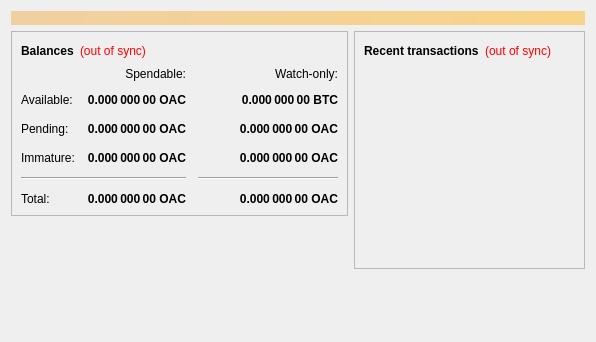
<?xml version="1.0" encoding="UTF-8"?>
<ui version="4.0">
 <class>OverviewPage</class>
 <widget class="QWidget" name="OverviewPage">
  <property name="geometry">
   <rect>
    <x>0</x>
    <y>0</y>
    <width>596</width>
    <height>342</height>
   </rect>
  </property>
  <property name="windowTitle">
   <string>Form</string>
  </property>
  <layout class="QVBoxLayout" name="topLayout">
   <item>
    <widget class="QLabel" name="labelAlerts">
     <property name="visible">
      <bool>false</bool>
     </property>
     <property name="styleSheet">
      <string notr="true">background-color: qlineargradient(x1: 0, y1: 0, x2: 1, y2: 0, stop:0 #F0D0A0, stop:1 #F8D488); color:#000000;</string>
     </property>
     <property name="wordWrap">
      <bool>true</bool>
     </property>
     <property name="margin">
      <number>3</number>
     </property>
    </widget>
   </item>
   <item>
    <layout class="QHBoxLayout" name="horizontalLayout" stretch="1,1">
     <item>
      <layout class="QVBoxLayout" name="verticalLayout_2">
       <item>
        <widget class="QFrame" name="frame">
         <property name="frameShape">
          <enum>QFrame::StyledPanel</enum>
         </property>
         <property name="frameShadow">
          <enum>QFrame::Raised</enum>
         </property>
         <layout class="QVBoxLayout" name="verticalLayout_4">
          <item>
           <layout class="QHBoxLayout" name="horizontalLayout_4">
            <item>
             <widget class="QLabel" name="label_5">
              <property name="font">
               <font>
                <weight>75</weight>
                <bold>true</bold>
               </font>
              </property>
              <property name="text">
               <string>Balances</string>
              </property>
             </widget>
            </item>
            <item>
             <widget class="QLabel" name="labelWalletStatus">
              <property name="cursor">
               <cursorShape>WhatsThisCursor</cursorShape>
              </property>
              <property name="toolTip">
               <string>The displayed information may be out of date. Your wallet automatically synchronizes with the Outastracoin network after a connection is established, but this process has not completed yet.</string>
              </property>
              <property name="styleSheet">
               <string notr="true">QLabel { color: red; }</string>
              </property>
              <property name="text">
               <string notr="true">(out of sync)</string>
              </property>
              <property name="alignment">
               <set>Qt::AlignLeading|Qt::AlignLeft|Qt::AlignVCenter</set>
              </property>
             </widget>
            </item>
            <item>
             <spacer name="horizontalSpacer_3">
              <property name="orientation">
               <enum>Qt::Horizontal</enum>
              </property>
              <property name="sizeHint" stdset="0">
               <size>
                <width>40</width>
                <height>20</height>
               </size>
              </property>
             </spacer>
            </item>
           </layout>
          </item>
          <item>
           <layout class="QGridLayout" name="gridLayout">
            <property name="spacing">
             <number>12</number>
            </property>
            <item row="2" column="2">
             <widget class="QLabel" name="labelWatchPending">
              <property name="font">
               <font>
                <weight>75</weight>
                <bold>true</bold>
               </font>
              </property>
              <property name="cursor">
               <cursorShape>IBeamCursor</cursorShape>
              </property>
              <property name="toolTip">
               <string>Unconfirmed transactions to watch-only addresses</string>
              </property>
              <property name="text">
               <string notr="true">0.000 000 00 OAC</string>
              </property>
              <property name="alignment">
               <set>Qt::AlignRight|Qt::AlignTrailing|Qt::AlignVCenter</set>
              </property>
              <property name="textInteractionFlags">
               <set>Qt::LinksAccessibleByMouse|Qt::TextSelectableByKeyboard|Qt::TextSelectableByMouse</set>
              </property>
             </widget>
            </item>
            <item row="2" column="1">
             <widget class="QLabel" name="labelUnconfirmed">
              <property name="font">
               <font>
                <weight>75</weight>
                <bold>true</bold>
               </font>
              </property>
              <property name="cursor">
               <cursorShape>IBeamCursor</cursorShape>
              </property>
              <property name="toolTip">
               <string>Total of transactions that have yet to be confirmed, and do not yet count toward the spendable balance</string>
              </property>
              <property name="text">
               <string notr="true">0.000 000 00 OAC</string>
              </property>
              <property name="alignment">
               <set>Qt::AlignRight|Qt::AlignTrailing|Qt::AlignVCenter</set>
              </property>
              <property name="textInteractionFlags">
               <set>Qt::LinksAccessibleByMouse|Qt::TextSelectableByKeyboard|Qt::TextSelectableByMouse</set>
              </property>
             </widget>
            </item>
            <item row="3" column="2">
             <widget class="QLabel" name="labelWatchImmature">
              <property name="font">
               <font>
                <weight>75</weight>
                <bold>true</bold>
               </font>
              </property>
              <property name="cursor">
               <cursorShape>IBeamCursor</cursorShape>
              </property>
              <property name="toolTip">
               <string>Mined balance in watch-only addresses that has not yet matured</string>
              </property>
              <property name="text">
               <string notr="true">0.000 000 00 OAC</string>
              </property>
              <property name="alignment">
               <set>Qt::AlignRight|Qt::AlignTrailing|Qt::AlignVCenter</set>
              </property>
              <property name="textInteractionFlags">
               <set>Qt::LinksAccessibleByMouse|Qt::TextSelectableByKeyboard|Qt::TextSelectableByMouse</set>
              </property>
             </widget>
            </item>
            <item row="4" column="0" colspan="2">
             <widget class="Line" name="line">
              <property name="orientation">
               <enum>Qt::Horizontal</enum>
              </property>
             </widget>
            </item>
            <item row="4" column="2">
             <widget class="Line" name="lineWatchBalance">
              <property name="sizePolicy">
               <sizepolicy hsizetype="Preferred" vsizetype="Fixed">
                <horstretch>0</horstretch>
                <verstretch>0</verstretch>
               </sizepolicy>
              </property>
              <property name="minimumSize">
               <size>
                <width>140</width>
                <height>0</height>
               </size>
              </property>
              <property name="orientation">
               <enum>Qt::Horizontal</enum>
              </property>
             </widget>
            </item>
            <item row="5" column="0">
             <widget class="QLabel" name="labelTotalText">
              <property name="text">
               <string>Total:</string>
              </property>
             </widget>
            </item>
            <item row="3" column="1">
             <widget class="QLabel" name="labelImmature">
              <property name="font">
               <font>
                <weight>75</weight>
                <bold>true</bold>
               </font>
              </property>
              <property name="cursor">
               <cursorShape>IBeamCursor</cursorShape>
              </property>
              <property name="toolTip">
               <string>Mined balance that has not yet matured</string>
              </property>
              <property name="text">
               <string notr="true">0.000 000 00 OAC</string>
              </property>
              <property name="alignment">
               <set>Qt::AlignRight|Qt::AlignTrailing|Qt::AlignVCenter</set>
              </property>
              <property name="textInteractionFlags">
               <set>Qt::LinksAccessibleByMouse|Qt::TextSelectableByKeyboard|Qt::TextSelectableByMouse</set>
              </property>
             </widget>
            </item>
            <item row="2" column="3">
             <spacer name="horizontalSpacer_2">
              <property name="orientation">
               <enum>Qt::Horizontal</enum>
              </property>
              <property name="sizeHint" stdset="0">
               <size>
                <width>40</width>
                <height>20</height>
               </size>
              </property>
             </spacer>
            </item>
            <item row="3" column="0">
             <widget class="QLabel" name="labelImmatureText">
              <property name="text">
               <string>Immature:</string>
              </property>
             </widget>
            </item>
            <item row="5" column="1">
             <widget class="QLabel" name="labelTotal">
              <property name="font">
               <font>
                <weight>75</weight>
                <bold>true</bold>
               </font>
              </property>
              <property name="cursor">
               <cursorShape>IBeamCursor</cursorShape>
              </property>
              <property name="toolTip">
               <string>Your current total balance</string>
              </property>
              <property name="text">
               <string notr="true">0.000 000 00 OAC</string>
              </property>
              <property name="alignment">
               <set>Qt::AlignRight|Qt::AlignTrailing|Qt::AlignVCenter</set>
              </property>
              <property name="textInteractionFlags">
               <set>Qt::LinksAccessibleByMouse|Qt::TextSelectableByKeyboard|Qt::TextSelectableByMouse</set>
              </property>
             </widget>
            </item>
            <item row="5" column="2">
             <widget class="QLabel" name="labelWatchTotal">
              <property name="font">
               <font>
                <weight>75</weight>
                <bold>true</bold>
               </font>
              </property>
              <property name="cursor">
               <cursorShape>IBeamCursor</cursorShape>
              </property>
              <property name="toolTip">
               <string>Current total balance in watch-only addresses</string>
              </property>
              <property name="text">
               <string notr="true">0.000 000 00 OAC</string>
              </property>
              <property name="alignment">
               <set>Qt::AlignRight|Qt::AlignTrailing|Qt::AlignVCenter</set>
              </property>
              <property name="textInteractionFlags">
               <set>Qt::LinksAccessibleByMouse|Qt::TextSelectableByKeyboard|Qt::TextSelectableByMouse</set>
              </property>
             </widget>
            </item>
            <item row="0" column="2">
             <widget class="QLabel" name="labelWatchonly">
              <property name="text">
               <string>Watch-only:</string>
              </property>
              <property name="alignment">
               <set>Qt::AlignRight|Qt::AlignTrailing|Qt::AlignVCenter</set>
              </property>
             </widget>
            </item>
            <item row="1" column="0">
             <widget class="QLabel" name="labelBalanceText">
              <property name="text">
               <string>Available:</string>
              </property>
             </widget>
            </item>
            <item row="1" column="1">
             <widget class="QLabel" name="labelBalance">
              <property name="font">
               <font>
                <weight>75</weight>
                <bold>true</bold>
               </font>
              </property>
              <property name="cursor">
               <cursorShape>IBeamCursor</cursorShape>
              </property>
              <property name="toolTip">
               <string>Your current spendable balance</string>
              </property>
              <property name="text">
               <string notr="true">0.000 000 00 OAC</string>
              </property>
              <property name="alignment">
               <set>Qt::AlignRight|Qt::AlignTrailing|Qt::AlignVCenter</set>
              </property>
              <property name="textInteractionFlags">
               <set>Qt::LinksAccessibleByMouse|Qt::TextSelectableByKeyboard|Qt::TextSelectableByMouse</set>
              </property>
             </widget>
            </item>
            <item row="1" column="2">
             <widget class="QLabel" name="labelWatchAvailable">
              <property name="font">
               <font>
                <weight>75</weight>
                <bold>true</bold>
               </font>
              </property>
              <property name="cursor">
               <cursorShape>IBeamCursor</cursorShape>
              </property>
              <property name="toolTip">
               <string>Your current balance in watch-only addresses</string>
              </property>
              <property name="text">
               <string notr="true">0.000 000 00 BTC</string>
              </property>
              <property name="alignment">
               <set>Qt::AlignRight|Qt::AlignTrailing|Qt::AlignVCenter</set>
              </property>
              <property name="textInteractionFlags">
               <set>Qt::LinksAccessibleByMouse|Qt::TextSelectableByKeyboard|Qt::TextSelectableByMouse</set>
              </property>
             </widget>
            </item>
            <item row="2" column="0">
             <widget class="QLabel" name="labelPendingText">
              <property name="text">
               <string>Pending:</string>
              </property>
             </widget>
            </item>
            <item row="0" column="1">
             <widget class="QLabel" name="labelSpendable">
              <property name="text">
               <string>Spendable:</string>
              </property>
              <property name="alignment">
               <set>Qt::AlignRight|Qt::AlignTrailing|Qt::AlignVCenter</set>
              </property>
             </widget>
            </item>
           </layout>
          </item>
         </layout>
        </widget>
       </item>
       <item>
        <spacer name="verticalSpacer">
         <property name="orientation">
          <enum>Qt::Vertical</enum>
         </property>
         <property name="sizeHint" stdset="0">
          <size>
           <width>20</width>
           <height>40</height>
          </size>
         </property>
        </spacer>
       </item>
      </layout>
     </item>
     <item>
      <layout class="QVBoxLayout" name="verticalLayout_3">
       <item>
        <widget class="QFrame" name="frame_2">
         <property name="frameShape">
          <enum>QFrame::StyledPanel</enum>
         </property>
         <property name="frameShadow">
          <enum>QFrame::Raised</enum>
         </property>
         <layout class="QVBoxLayout" name="verticalLayout">
          <item>
           <layout class="QHBoxLayout" name="horizontalLayout_2">
            <item>
             <widget class="QLabel" name="label_4">
              <property name="font">
               <font>
                <weight>75</weight>
                <bold>true</bold>
               </font>
              </property>
              <property name="text">
               <string>Recent transactions</string>
              </property>
             </widget>
            </item>
            <item>
             <widget class="QLabel" name="labelTransactionsStatus">
              <property name="cursor">
               <cursorShape>WhatsThisCursor</cursorShape>
              </property>
              <property name="toolTip">
               <string>The displayed information may be out of date. Your wallet automatically synchronizes with the Outastracoin network after a connection is established, but this process has not completed yet.</string>
              </property>
              <property name="styleSheet">
               <string notr="true">QLabel { color: red; }</string>
              </property>
              <property name="text">
               <string notr="true">(out of sync)</string>
              </property>
              <property name="alignment">
               <set>Qt::AlignRight|Qt::AlignTrailing|Qt::AlignVCenter</set>
              </property>
             </widget>
            </item>
            <item>
             <spacer name="horizontalSpacer">
              <property name="orientation">
               <enum>Qt::Horizontal</enum>
              </property>
              <property name="sizeHint" stdset="0">
               <size>
                <width>40</width>
                <height>20</height>
               </size>
              </property>
             </spacer>
            </item>
           </layout>
          </item>
          <item>
           <widget class="QListView" name="listTransactions">
            <property name="styleSheet">
             <string notr="true">QListView { background: transparent; }</string>
            </property>
            <property name="frameShape">
             <enum>QFrame::NoFrame</enum>
            </property>
            <property name="verticalScrollBarPolicy">
             <enum>Qt::ScrollBarAlwaysOff</enum>
            </property>
            <property name="horizontalScrollBarPolicy">
             <enum>Qt::ScrollBarAlwaysOff</enum>
            </property>
            <property name="selectionMode">
             <enum>QAbstractItemView::NoSelection</enum>
            </property>
           </widget>
          </item>
         </layout>
        </widget>
       </item>
       <item>
        <spacer name="verticalSpacer_2">
         <property name="orientation">
          <enum>Qt::Vertical</enum>
         </property>
         <property name="sizeHint" stdset="0">
          <size>
           <width>20</width>
           <height>40</height>
          </size>
         </property>
        </spacer>
       </item>
      </layout>
     </item>
    </layout>
   </item>
  </layout>
 </widget>
 <resources/>
 <connections/>
</ui>
